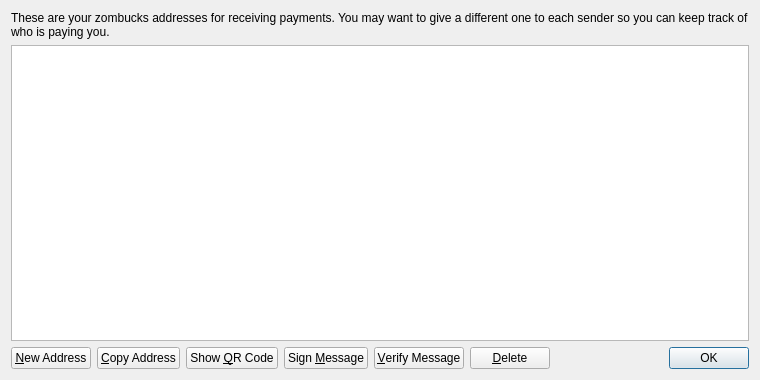
<?xml version="1.0" encoding="UTF-8"?>
<ui version="4.0">
 <class>AddressBookPage</class>
 <widget class="QWidget" name="AddressBookPage">
  <property name="geometry">
   <rect>
    <x>0</x>
    <y>0</y>
    <width>760</width>
    <height>380</height>
   </rect>
  </property>
  <property name="windowTitle">
   <string>Address Book</string>
  </property>
  <layout class="QVBoxLayout" name="verticalLayout">
   <item>
    <widget class="QLabel" name="labelExplanation">
     <property name="text">
      <string>These are your zombucks addresses for receiving payments. You may want to give a different one to each sender so you can keep track of who is paying you.</string>
     </property>
     <property name="textFormat">
      <enum>Qt::PlainText</enum>
     </property>
     <property name="wordWrap">
      <bool>true</bool>
     </property>
    </widget>
   </item>
   <item>
    <widget class="QTableView" name="tableView">
     <property name="contextMenuPolicy">
      <enum>Qt::CustomContextMenu</enum>
     </property>
     <property name="toolTip">
      <string>Double-click to edit address or label</string>
     </property>
     <property name="tabKeyNavigation">
      <bool>false</bool>
     </property>
     <property name="alternatingRowColors">
      <bool>true</bool>
     </property>
     <property name="selectionMode">
      <enum>QAbstractItemView::SingleSelection</enum>
     </property>
     <property name="selectionBehavior">
      <enum>QAbstractItemView::SelectRows</enum>
     </property>
     <property name="sortingEnabled">
      <bool>true</bool>
     </property>
     <attribute name="verticalHeaderVisible">
      <bool>false</bool>
     </attribute>
    </widget>
   </item>
   <item>
    <layout class="QHBoxLayout" name="horizontalLayout">
     <item>
      <widget class="QPushButton" name="newAddressButton">
       <property name="toolTip">
        <string>Create a new address</string>
       </property>
       <property name="text">
        <string>&amp;New Address</string>
       </property>
       <property name="icon">
        <iconset resource="../bitcoin.qrc">
         <normaloff>:/icons/add</normaloff>:/icons/add</iconset>
       </property>
      </widget>
     </item>
     <item>
      <widget class="QPushButton" name="copyToClipboard">
       <property name="toolTip">
        <string>Copy the currently selected address to the system clipboard</string>
       </property>
       <property name="text">
        <string>&amp;Copy Address</string>
       </property>
       <property name="icon">
        <iconset resource="../bitcoin.qrc">
         <normaloff>:/icons/editcopy</normaloff>:/icons/editcopy</iconset>
       </property>
      </widget>
     </item>
     <item>
      <widget class="QPushButton" name="showQRCode">
       <property name="text">
        <string>Show &amp;QR Code</string>
       </property>
       <property name="icon">
        <iconset resource="../bitcoin.qrc">
         <normaloff>:/icons/qrcode</normaloff>:/icons/qrcode</iconset>
       </property>
      </widget>
     </item>
     <item>
      <widget class="QPushButton" name="signMessage">
       <property name="toolTip">
        <string>Sign a message to prove you own a zombucks address</string>
       </property>
       <property name="text">
        <string>Sign &amp;Message</string>
       </property>
       <property name="icon">
        <iconset resource="../bitcoin.qrc">
         <normaloff>:/icons/edit</normaloff>:/icons/edit</iconset>
       </property>
      </widget>
     </item>
     <item>
      <widget class="QPushButton" name="verifyMessage">
       <property name="toolTip">
        <string>Verify a message to ensure it was signed with a specified zombucks address</string>
       </property>
       <property name="text">
        <string>&amp;Verify Message</string>
       </property>
       <property name="icon">
        <iconset resource="../bitcoin.qrc">
         <normaloff>:/icons/transaction_0</normaloff>:/icons/transaction_0</iconset>
       </property>
      </widget>
     </item>
     <item>
      <widget class="QPushButton" name="deleteButton">
       <property name="toolTip">
        <string>Delete the currently selected address from the list</string>
       </property>
       <property name="text">
        <string>&amp;Delete</string>
       </property>
       <property name="icon">
        <iconset resource="../bitcoin.qrc">
         <normaloff>:/icons/remove</normaloff>:/icons/remove</iconset>
       </property>
      </widget>
     </item>
     <item>
      <spacer name="horizontalSpacer">
       <property name="orientation">
        <enum>Qt::Horizontal</enum>
       </property>
       <property name="sizeHint" stdset="0">
        <size>
         <width>40</width>
         <height>20</height>
        </size>
       </property>
      </spacer>
     </item>
     <item>
      <widget class="QDialogButtonBox" name="buttonBox">
       <property name="sizePolicy">
        <sizepolicy hsizetype="Maximum" vsizetype="Fixed">
         <horstretch>0</horstretch>
         <verstretch>0</verstretch>
        </sizepolicy>
       </property>
       <property name="standardButtons">
        <set>QDialogButtonBox::Ok</set>
       </property>
      </widget>
     </item>
    </layout>
   </item>
  </layout>
 </widget>
 <resources>
  <include location="../bitcoin.qrc"/>
 </resources>
 <connections/>
</ui>
